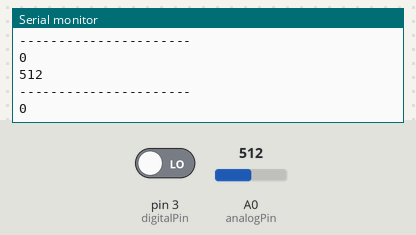
Recording of a sketch running on a simulated Arduino Uno, built with avr-gcc and run on an emulated ATmega328P. Shown: the last lines printed to the serial monitor. The test bench sets the inputs (shaded band); at power-on: pin 3 (digitalPin) LOW, A0 (analogPin) = 512.

Above: at 1.2 s.
1.3 s: pin 3 (digitalPin) driven HIGH
At 1.9 s:
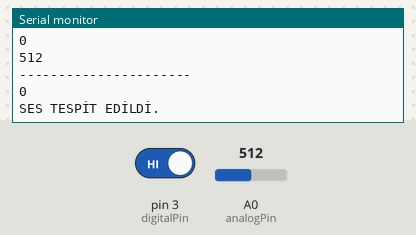
3.8 s: A0 (analogPin) set to 716
At 5.1 s:
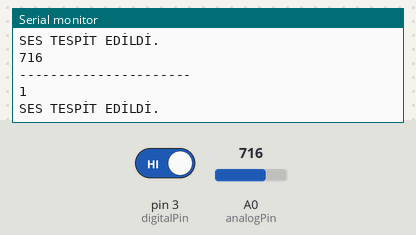
5.3 s: A0 (analogPin) set to 900
6.8 s: pin 3 (digitalPin) driven LOW
Timing chart, 0 to 9.3 s (numbered marks = the images above; inputs shaded):
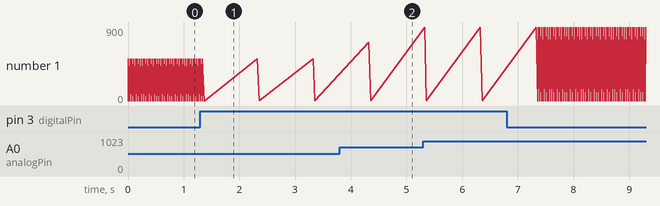

Measured:
- after the input at 1.3 s, the serial monitor: prints a new line after 0.07 s (image 1)
- after the input at 3.8 s, the serial monitor: prints a new line after 0.53 s (image 2)
- plotted number 1: 0 → 1 after the input at 1.3 s

The sketch:

4PinliSesSensoru.ino
```cpp
#define digitalPin 3
#define analogPin A0
void setup() {
  pinMode(digitalPin,INPUT);
  pinMode(analogPin,INPUT);
  Serial.begin(9600);
}

void loop() {
  Serial.println(digitalRead(digitalPin));
    if(digitalRead(digitalPin) == 1){
    Serial.println("SES TESPİT EDİLDİ.");
    delay(1000);
  }
  Serial.println(analogRead(analogPin));
  Serial.println("----------------------");

}
```
